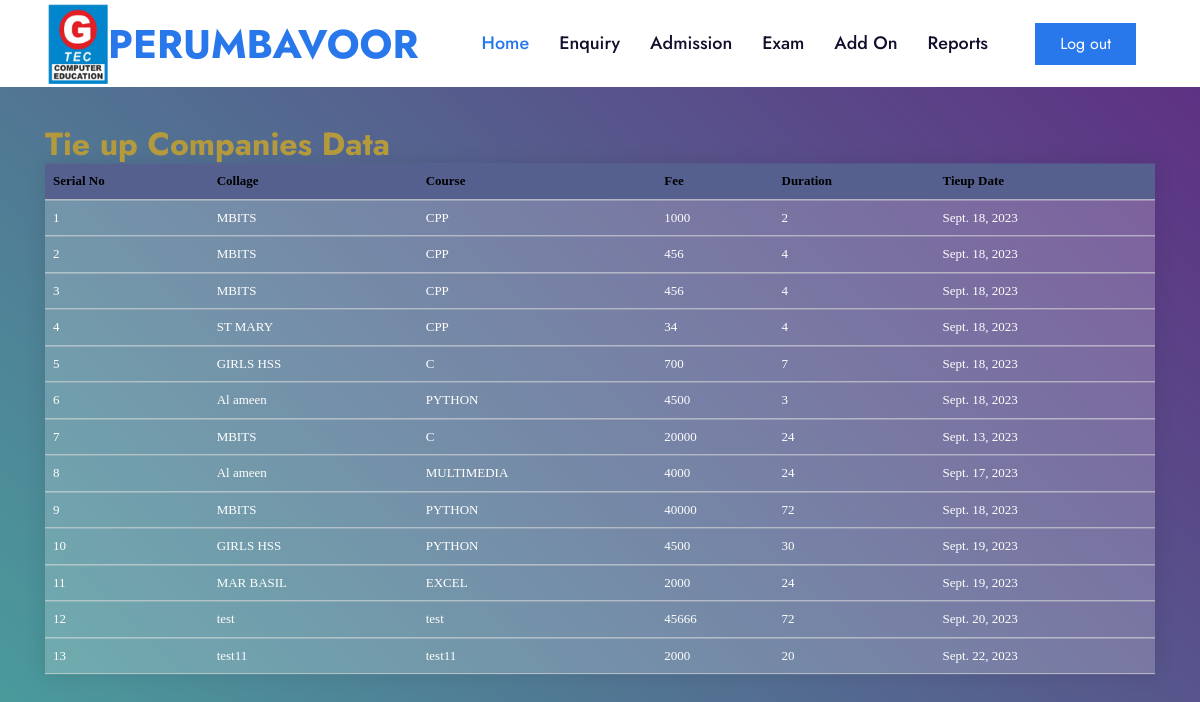
Screenshot of /tieup_report/ with the database file from the repository.
### gemappp/models.py (models this page shows, shortened)
class Tieup(models.Model):
    college = models.ForeignKey(Add_collage, on_delete=models.CASCADE)
    course = models.ForeignKey(Add_course, on_delete=models.CASCADE)
    fee = models.IntegerField()
    course_duration = models.IntegerField()
    tieup_date = models.DateField()

class Add_collage(models.Model):
    name = models.TextField()
    def __str__(self):
        return self.name

class Add_course(models.Model):
    name = models.TextField()
    def __str__(self):
        return self.name

### gemappp/views.py (the view)
# urls.py: path('tieup_report/', views.tieup_report, name='tieup_report'),
def tieup_report(request):
    tieup_report = Tieup.objects.all()
    return render(request, "tieup_report.html", {'tieup_report': tieup_report})

### templates/tieup_report.html (shortened to what this page needs)
{% extends 'base.html' %}
{% block body %}
<div class="container">
    <h2 style="color:#b49a3c;"> Tie up Companies Data</h2>
    <table>
        <thead>
            <tr>
                <th>Serial No</th>
                <th>Collage</th>
                <th>Course</th>
                <th>Fee</th>
                <th>Duration</th>
                <th>Tieup Date</th>
            </tr>
        </thead>
        <tbody>
            {% for i in tieup_report %}
                <tr>
                    <td>{{ i.id }}</td>
                    <td>{{ i.college }}</td>
                    <td>{{ i.course }}</td>
                    <td>{{ i.fee }}</td>
                    <td>{{ i.course_duration }}</td>
                    <td>{{ i.tieup_date }}</td>
                </tr>
            {% endfor %}
        </tbody>
    </table>
</div>
{% endblock %}

### static/stylereport.css (style rules this page uses)
html, body { height: 100%; }
body { margin: 0; background: linear-gradient(45deg, #49a09d, #5f2c82); font-family: sans-serif; font-weight: 100; }
.container { position: absolute; top: 50%; left: 50%; transform: translate(-50%, -50%); }
table { width: 800px; border-collapse: collapse; overflow: hidden; box-shadow: 0 0 20px rgba(0,0,0,0.1); }
th, td { padding: 15px; background-color: rgba(255,255,255,0.2); color: #fff; }
th { text-align: left; }

### static/style.css (style rules this page uses)
body { margin: 0; }

### static/style1.css (style rules this page uses)
* { -webkit-box-sizing: border-box; -moz-box-sizing: border-box; box-sizing: border-box; }
body { font-family: "Muli-Regular"; color: #666; font-size: 13px; margin: 0; }
p, h1, h2, h3, h4, h5, h6, ul { margin: 0; }

### templates/tieup_report.html (style rules this page uses)
table { border-collapse: collapse; width: 100%; }
th, td { padding: 8px; text-align: left; border-bottom: 1px solid #DDD; }
th { color: black; }

### rows the page displays
Tieup: id "1", college "MBITS", course "CPP", fee "1000", course_duration "2", tieup_date "Sept. 18, 2023"
Tieup: id "2", college "MBITS", course "CPP", fee "456", course_duration "4", tieup_date "Sept. 18, 2023"
Tieup: id "3", college "MBITS", course "CPP", fee "456", course_duration "4", tieup_date "Sept. 18, 2023"
Tieup: id "4", college "ST MARY", course "CPP", fee "34", course_duration "4", tieup_date "Sept. 18, 2023"
Tieup: id "5", college "GIRLS HSS", course "C", fee "700", course_duration "7", tieup_date "Sept. 18, 2023"
Tieup: id "6", college "Al ameen", course "PYTHON", fee "4500", course_duration "3", tieup_date "Sept. 18, 2023"
Tieup: id "7", college "MBITS", course "C", fee "20000", course_duration "24", tieup_date "Sept. 13, 2023"
Tieup: id "8", college "Al ameen", course "MULTIMEDIA", fee "4000", course_duration "24", tieup_date "Sept. 17, 2023"
Tieup: id "9", college "MBITS", course "PYTHON", fee "40000", course_duration "72", tieup_date "Sept. 18, 2023"
Tieup: id "10", college "GIRLS HSS", course "PYTHON", fee "4500", course_duration "30", tieup_date "Sept. 19, 2023"
Tieup: id "11", college "MAR BASIL", course "EXCEL", fee "2000", course_duration "24", tieup_date "Sept. 19, 2023"
Tieup: id "12", college "test", course "test", fee "45666", course_duration "72", tieup_date "Sept. 20, 2023"
Tieup: id "13", college "test11", course "test11", fee "2000", course_duration "20", tieup_date "Sept. 22, 2023"
